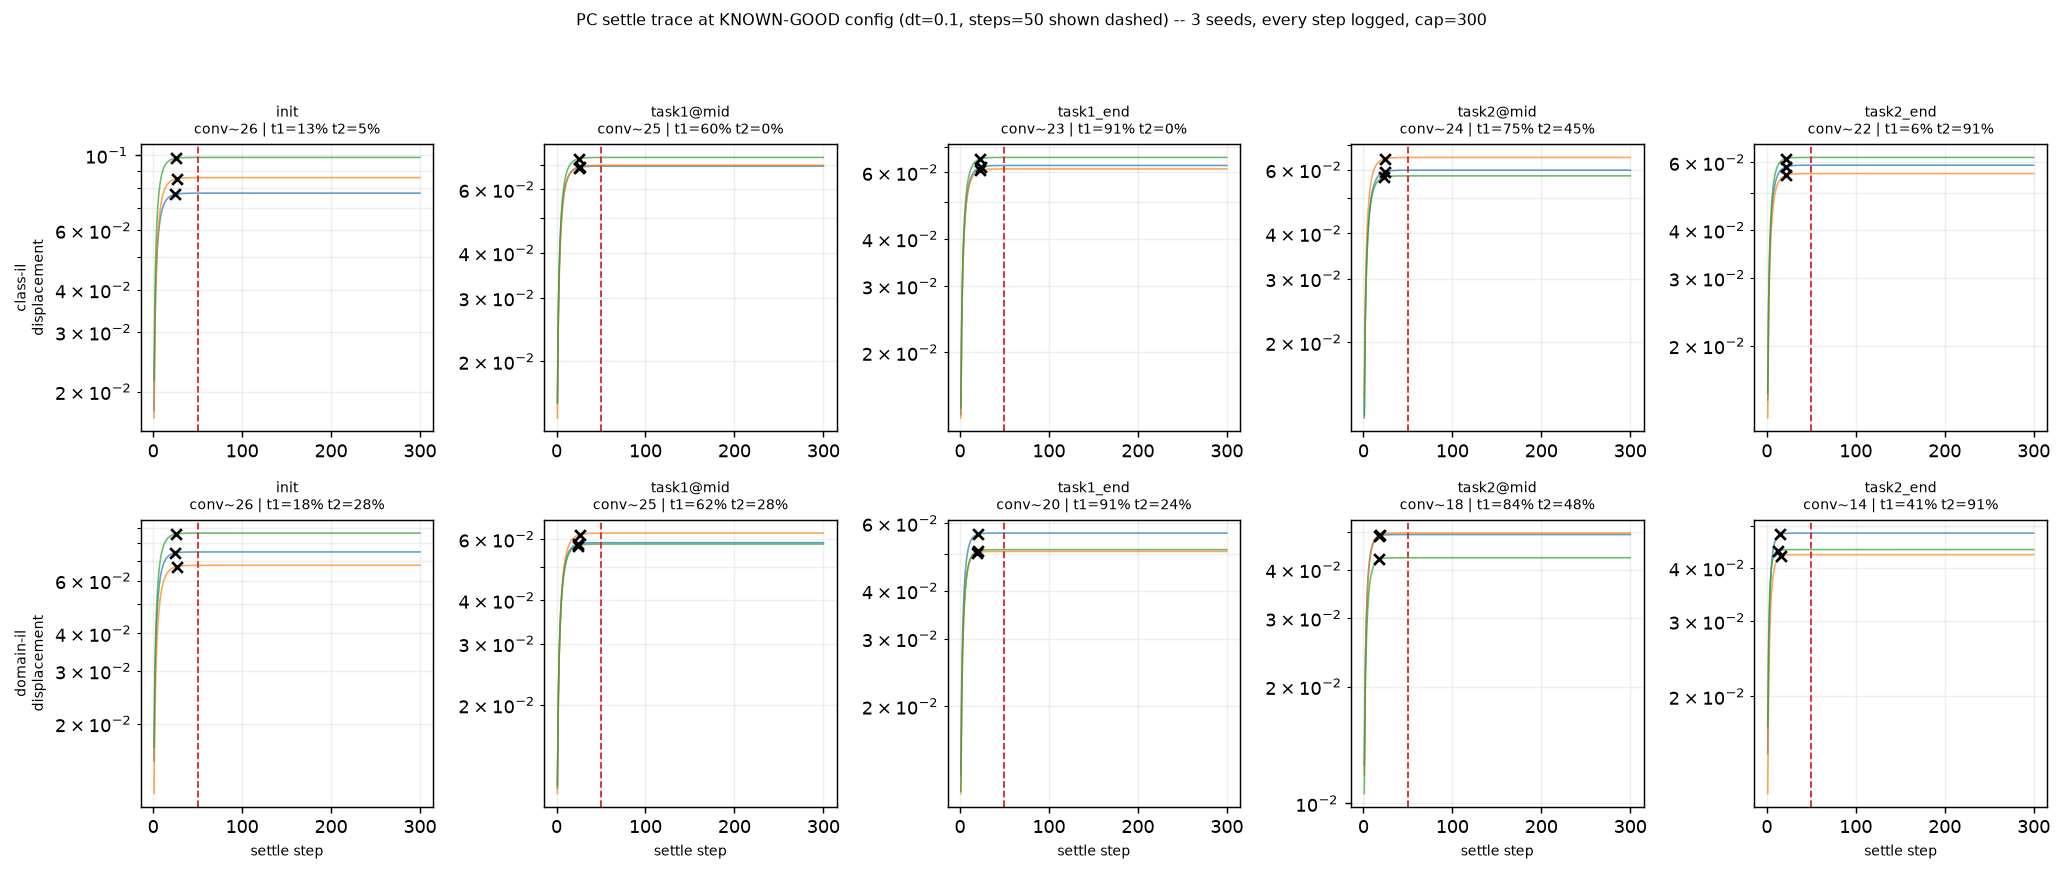

Recreate this plot in Python.
"""Is 330's delta-based settle-convergence criterion well-calibrated, or is it what made the dt
sweep slow -- checked at PC's own KNOWN-WORKING configuration (dt=0.1, steps=50; scripts 50/51/59
measured a worst case of 18 settle steps at this exact H=32, 50 kept as margin), at several points
through an actual matched-competence training run, logging every settle step.

330's TRAIN_STEPS=237 was 1.5x the SLOWEST dt's (0.01) convergence step, applied UNIFORMLY to
EVERY dt in the sweep -- so dt=0.1, which this project has run PC at successfully since 102, was
being forced through 237 settle iterations per weight update instead of the ~18-50 history says it
needs. Two separate questions follow, and this script is built to tell them apart:
    (a) is the CRITERION (delta < 1e-4 for 10 consecutive steps) miscalibrated -- firing much later
        than where the trace actually, practically levels off, even at dt=0.1?
    (b) or is the criterion fine at dt=0.1, and 330's slowness purely an ALLOCATION problem --
        one global step budget set by the slowest dt, applied to every dt regardless of need?
If this script's dt=0.1 traces converge (by the same criterion) close to the historical ~18-50
window, the answer is (b): 330 needs a PER-DT step budget, not a smaller cap or a looser criterion.
If they converge much later, or never, at dt=0.1 despite the run visibly reaching high accuracy,
the criterion itself needs loosening.

Method: one matched-competence sequential run per (scenario, seed) at dt=0.1, steps=50, lr=0.02
(config's established pc lr) -- run_classil, UNCHANGED, so this is the exact "version we know
works", not a fixed-budget stand-in. train_step is wrapped (not modified) to intercept calls and,
at chosen checkpoints -- init, 50 calls into each task, and each task's end (via on_task_end) --
pause and run ONE long relaxation (pc_settle, trace=True, cap 300 steps -- 6x the historical
budget, to expose any noisy tail) on a representative batch, logging every single step. Accuracy
is checked at every checkpoint too, so a "settled fine" trace is not accidentally describing a run
that never learned anything.

Figure: one PNG, rows = scenario, columns = checkpoint stage (init, task1@50, task1-end,
task2@50, task2-end). Each panel: thin per-seed displacement traces, dashed vertical line at the
historical steps=50 budget, a marker at each trace's own detected convergence step (same
criterion as 330), panel title reports mean task-1/task-2 accuracy at that checkpoint.
"""
import sys
import time
from pathlib import Path

ROOT = Path(__file__).resolve().parents[1]
sys.path.insert(0, str(ROOT))

import yaml
import numpy as np
import torch
import matplotlib.pyplot as plt

from src.protocol import PROTOCOL, replace, load, build, figure_path as _figure_path, \
    array_path as _array_path
from src.runner import run_classil, _loader, _acc
from src.predictive_coding import pc_settle
from src.model import make_target

SMOKE = "--smoke" in sys.argv
REPLOT = "--replot" in sys.argv

METHOD = "pc"
KNOWN_DT = 0.1        # METHOD_DEFAULTS["pc"]["dt"] -- the config every PC script 100-230 actually ran
KNOWN_STEPS = 50      # scripts 50/51/59: worst case measured 18 at this H=32, 50 kept as margin

SETTLE_DELTA_TOL = 1e-4   # identical criterion to 330 -- this script tests THAT criterion
SETTLE_PATIENCE = 10

with open(Path(__file__).parent / "config_300.yaml") as f:
    CFG = yaml.safe_load(f)

if SMOKE:
    SEEDS, SEED_START = 2, 10
    DIAG_STEP_CAP = 60
    MID_CHECKPOINT = 20
    EVAL_EVERY = 5
    MAX_ITERS = 100
    print("--smoke: tiny budget, results are NOT meaningful\n")
else:
    SEEDS = 3            # diagnostic, not a headline sweep -- 3 seeds is enough to see if the
                         # noise pattern is seed-consistent, not a statistical claim
    SEED_START = CFG["training"]["seed_start"]
    DIAG_STEP_CAP = 300  # 6x KNOWN_STEPS, generous enough to expose a noisy/long tail
    MID_CHECKPOINT = 50  # calls into each task at which to snapshot mid-task
    EVAL_EVERY = CFG["evaluation"]["eval_every"]
    MAX_ITERS = CFG["training"]["max_iters_per_task"]

SCENARIOS = CFG["data"]["scenarios"]
STAGES = ["init", "task1@mid", "task1_end", "task2@mid", "task2_end"]

BASE_PROTOCOL = replace(
    PROTOCOL,
    img_size=CFG["data"]["img_size"], n_tasks=CFG["data"]["n_tasks"],
    classes_per_task=CFG["data"]["classes_per_task"], fashion=CFG["data"]["fashion"],
    hidden=CFG["architecture"]["hidden"], n_layers=CFG["architecture"]["n_layers"],
    act=CFG["architecture"]["activation"], bias=CFG["architecture"]["bias"],
    init=CFG["architecture"]["init"],
    loss=CFG["output_layer"]["loss"], target=CFG["output_layer"]["target"],
    mask=CFG["output_layer"]["mask"], reduction=CFG["output_layer"]["reduction"],
    optimizer=CFG["training"]["optimizer"], batch=CFG["training"]["batch_size"],
    lr={METHOD: CFG["training"]["learning_rate"]["pc"]},
    stop_threshold=CFG["training"]["stop_threshold"],
    stop_patience=CFG["training"]["stop_patience"],
    max_iters_per_task=MAX_ITERS, seeds=SEEDS,
    eval_per_class=CFG["evaluation"]["eval_per_class"], eval_every=EVAL_EVERY,
    device=CFG["evaluation"]["device"],
)


def _tag():
    return "SMOKE" if SMOKE else ""


def figure_path():
    return _figure_path(__file__, _tag())


def array_path():
    return _array_path(__file__, _tag())


def _settle_converged_at(disp):
    """Same criterion as 330: first index where |disp[i]-disp[i-1]| stays below
    SETTLE_DELTA_TOL for SETTLE_PATIENCE consecutive steps. None if it never does."""
    delta = np.abs(np.diff(disp))
    below = delta < SETTLE_DELTA_TOL
    for i in range(len(below) - SETTLE_PATIENCE + 1):
        if below[i:i + SETTLE_PATIENCE].all():
            return i + 1
    return None


def run_scenario_seed(proto, seed, data):
    tasks = proto.tasks(seed)
    lmap = proto.label_map(tasks)
    classes = sorted({c for t in tasks for c in t})
    pos = {c: i for i, c in enumerate(classes)}
    handle = {}
    train_step, predict = build(proto, METHOD, seed, handle=handle, dt=KNOWN_DT, steps=KNOWN_STEPS)
    p, arch, obj = handle["params"], handle["arch"], handle["obj"]

    classes_all = list(range(proto.n_classes))
    # Fixed-seed loader re-iterated per snapshot: same representative batch every time, so
    # checkpoints differ only in the WEIGHTS, not in which examples happened to be sampled.
    diag_loader = _loader(data.train, data.class_idx, classes_all, proto.batch, seed=seed + 555)
    report_x, report_y = data.report_eval

    snapshots = {}

    def snapshot(label):
        x, y = next(iter(diag_loader))
        x, y = x.to(proto.device), y.to(proto.device)
        y2 = y if lmap is None else torch.tensor([lmap[int(v)] for v in y.tolist()], device=proto.device)
        target = make_target(y2, arch, obj, device=proto.device)
        _, _, disp = pc_settle(x, p, arch, obj, target, dt=KNOWN_DT, steps=DIAG_STEP_CAP, trace=True)
        a = _acc(predict(report_x), report_y, classes, lmap)
        acc_row = [float(np.mean([a[pos[c]] for c in t])) for t in tasks]
        snapshots[label] = (np.asarray(disp), acc_row)

    snapshot("init")

    state = {"calls": 0, "task_idx": 0, "mid_done": set()}

    def wrapped(x, y, active=None):
        train_step(x, y, active=active)
        state["calls"] += 1
        if state["calls"] == MID_CHECKPOINT and state["task_idx"] not in state["mid_done"]:
            snapshot(f"task{state['task_idx'] + 1}@mid")
            state["mid_done"].add(state["task_idx"])

    def on_task_end(ti, step):
        snapshot(f"task{ti + 1}_end")
        state["calls"] = 0
        state["task_idx"] = ti + 1

    run_classil(wrapped, predict, tasks, data.train, data.class_idx,
               report_eval=data.report_eval, stop_eval=data.stop_eval,
               max_iters_per_task=proto.max_iters_per_task, batch=proto.batch,
               eval_every=proto.eval_every, device=proto.device,
               stop_threshold=proto.stop_threshold, stop_patience=proto.stop_patience,
               data_seed=seed, label_map=lmap, on_task_end=on_task_end)
    return snapshots


# ---------------------------------------------------------------- run or reload
if REPLOT and Path(array_path()).exists():
    z = np.load(array_path(), allow_pickle=True)
    results = z["results"].item()
    print("--replot: redrawing from saved arrays, no training\n")
else:
    t0 = time.perf_counter()
    results = {}   # scenario -> seed -> stage -> (disp, acc_row)
    for scenario in SCENARIOS:
        proto = replace(BASE_PROTOCOL, scenario=scenario)
        data = load(proto)
        results[scenario] = {}
        for seed in range(SEED_START, SEED_START + SEEDS):
            results[scenario][seed] = run_scenario_seed(proto, seed, data)
        print(f"  {scenario:10s} done   [{time.perf_counter() - t0:5.0f}s]")
    np.savez(array_path(), results=np.array(results, dtype=object))
    print(f"saved {array_path()}")

# ---------------------------------------------------------------- figure
fig, axes = plt.subplots(len(SCENARIOS), len(STAGES),
                         figsize=(3.2 * len(STAGES), 3.4 * len(SCENARIOS)), squeeze=False)

for row, scenario in enumerate(SCENARIOS):
    seeds_data = results[scenario]
    for col, stage in enumerate(STAGES):
        ax = axes[row][col]
        convs, t1_accs, t2_accs = [], [], []
        for seed, stages in seeds_data.items():
            if stage not in stages:
                continue
            disp, acc_row = stages[stage]
            ax.plot(np.arange(1, len(disp) + 1), disp, lw=0.9, alpha=0.7)
            conv = _settle_converged_at(disp)
            if conv is not None and conv <= len(disp):
                ax.scatter([conv], [disp[conv - 1]], marker="x", color="black", s=35, zorder=5)
                convs.append(conv)
            t1_accs.append(acc_row[0] * 100)
            t2_accs.append(acc_row[1] * 100)
        ax.axvline(KNOWN_STEPS, color="tab:red", ls="--", lw=1.0)
        ax.set_yscale("log")
        conv_str = f"conv~{np.mean(convs):.0f}" if convs else "never conv."
        t1_str = f"{np.mean(t1_accs):.0f}" if t1_accs else "-"
        t2_str = f"{np.mean(t2_accs):.0f}" if t2_accs else "-"
        ax.set_title(f"{stage}\n{conv_str} | t1={t1_str}% t2={t2_str}%", fontsize=7.5)
        ax.grid(alpha=0.2, which="both")
        if col == 0:
            ax.set_ylabel(f"{scenario.replace('_', '-')}\ndisplacement", fontsize=8)
        if row == len(SCENARIOS) - 1:
            ax.set_xlabel("settle step", fontsize=8)

fig.suptitle(f"PC settle trace at KNOWN-GOOD config (dt={KNOWN_DT}, steps={KNOWN_STEPS} shown "
            f"dashed) -- {SEEDS} seeds, every step logged, cap={DIAG_STEP_CAP}", fontsize=9)
fig.tight_layout(rect=[0, 0, 1, 0.94])
fig.savefig(figure_path(), dpi=130, bbox_inches="tight")
print(f"saved {figure_path()}")
